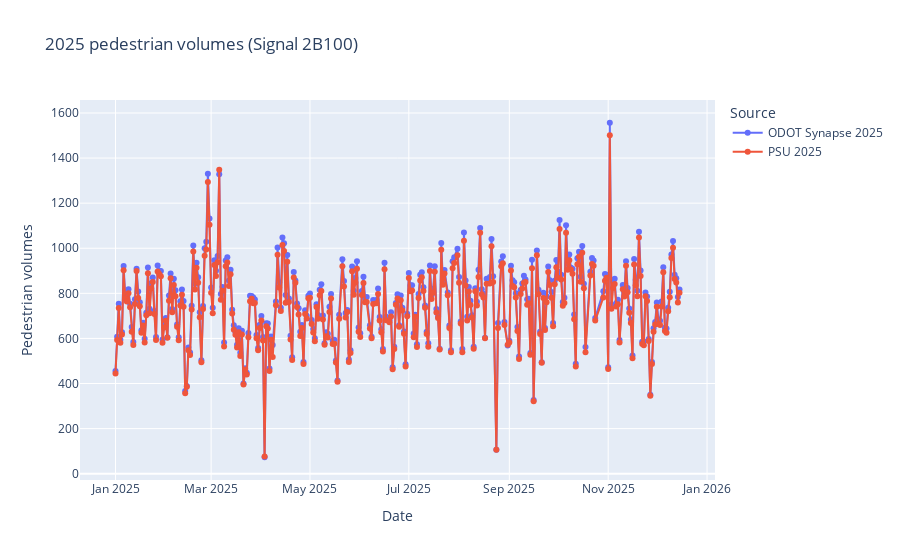

Notebook cell for this chart:
### Markdown cell above
## 2025 comparison
Align day-of-year so that PSU portal values (stored relative to 1970) line up with the real 2025 dates from the Synapse export.

### Code cell
comparison_2025 = (
    odot_2025.merge(
        psu_2025[["day_of_year", "PSU_Ped_Volumes"]],
        on="day_of_year",
        how="inner",
    )
    .assign(
        date_2025=lambda df: pd.to_datetime("2025-01-01")
        + pd.to_timedelta(df["day_of_year"] - 1, unit="D")
    )
    .sort_values("date_2025")
)

fig = go.Figure()
fig.add_trace(
    go.Scatter(
        x=comparison_2025["date_2025"],
        y=comparison_2025["ODOT_Ped_Volumes"],
        mode="lines+markers",
        name="ODOT Synapse 2025",
        hovertemplate="Date: %{x|%Y-%m-%d}<br>ODOT: %{y:.2f}<extra></extra>",
    )
)
fig.add_trace(
    go.Scatter(
        x=comparison_2025["date_2025"],
        y=comparison_2025["PSU_Ped_Volumes"],
        mode="lines+markers",
        name="PSU 2025",
        hovertemplate="Date: %{x|%Y-%m-%d}<br>PSU: %{y:.2f}<extra></extra>",
    )
)

fig.update_layout(
    title="2025 pedestrian volumes (Signal 2B100)",
    xaxis_title="Date",
    yaxis_title="Pedestrian volumes",
    hovermode="x unified",
    legend_title="Source",
)

fig.show()
comparison_2025.head()

### Figure 1 — Plotly figure (JSON) as saved in the notebook; plotly's stock layout.template omitted (floating-point values rounded to 4 significant figures; data arrays with more than 128 entries replaced by an {"elided": "..."} marker saying what was removed)
{"data": [{"hovertemplate": "Date: %{x|%Y-%m-%d}<br>ODOT: %{y:.2f}<extra></extra>", "mode": "lines+markers", "name": "ODOT Synapse 2025", "type": "scatter", "x": {"elided": "330 str values"}, "y": {"elided": "330 float values"}}, {"hovertemplate": "Date: %{x|%Y-%m-%d}<br>PSU: %{y:.2f}<extra></extra>", "mode": "lines+markers", "name": "PSU 2025", "type": "scatter", "x": {"elided": "330 str values"}, "y": {"elided": "330 float values"}}], "layout": {"hovermode": "x unified", "legend": {"title": {"text": "Source"}}, "title": {"text": "2025 pedestrian volumes (Signal 2B100)"}, "xaxis": {"title": {"text": "Date"}}, "yaxis": {"title": {"text": "Pedestrian volumes"}}}}
